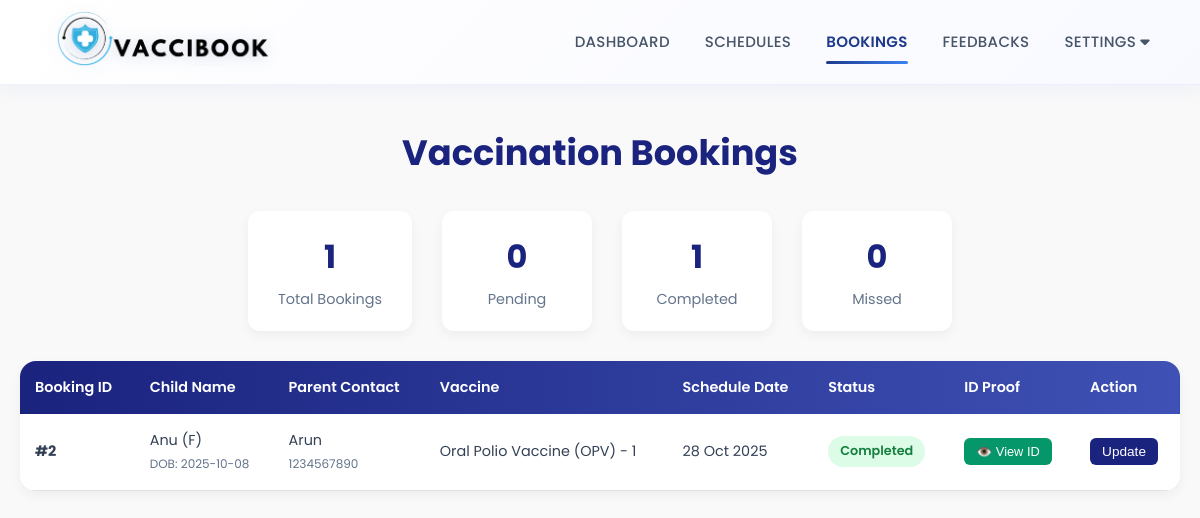
Screenshot of /healthcentre/bookings.php (signed in) with the database file from the repository.
### tables this page shows
CREATE TABLE IF NOT EXISTS `book` (
  `bid` int NOT NULL AUTO_INCREMENT,
  `pid` int NOT NULL,
  `sid` int NOT NULL,
  `cid` int NOT NULL,
  `bookdate` timestamp NOT NULL DEFAULT CURRENT_TIMESTAMP,
  `status` varchar(20) DEFAULT 'pending',
  `certificate` varchar(255) DEFAULT NULL,
  PRIMARY KEY (`bid`)
);

CREATE TABLE IF NOT EXISTS `child` (
  `cid` int NOT NULL AUTO_INCREMENT,
  `pid` int NOT NULL,
  `cname` varchar(20) NOT NULL,
  `dob` date NOT NULL,
  `gender` char(1) NOT NULL,
  `id_proof` varchar(180) NOT NULL,
  PRIMARY KEY (`cid`)
);

CREATE TABLE IF NOT EXISTS `parent` (
  `pid` int NOT NULL AUTO_INCREMENT,
  `pname` varchar(30) NOT NULL,
  `mob` char(11) NOT NULL,
  `pemail` varchar(40) NOT NULL,
  `passwd` varchar(10) NOT NULL,
  PRIMARY KEY (`pid`)
);

CREATE TABLE IF NOT EXISTS `vaccine` (
  `vid` int NOT NULL AUTO_INCREMENT,
  `vname` varchar(70) NOT NULL,
  `vimage` varchar(150) NOT NULL,
  `period` varchar(20) NOT NULL,
  PRIMARY KEY (`vid`)
);

CREATE TABLE IF NOT EXISTS `schedule` (
  `sid` int NOT NULL AUTO_INCREMENT,
  `vid` int NOT NULL,
  `hid` int NOT NULL,
  `date` date NOT NULL,
  `units` int NOT NULL,
  PRIMARY KEY (`sid`)
);

### classes/DataAccess.class.php (called while the page is built, shortened)
<?php
class DataAccess
{
	private $_con,$_query,$_errors;
	public function __construct()
	{
		if(!$this->_con=mysqli_connect(DB_HOST,DB_USER,DB_PASSWORD,DB_NAME))
		{
			die("connection Error");
		}
	}
	public function query($query)
	{
		if(isset($query))
		{
			$words=explode(' ',$query);
			$this->_query=$query;
			$res=mysqli_query($this->_con,$this->_query);
			if($words[0]=='select' || $words[0]=='Select' || $words[0]=='SELECT')
			{
				if(mysqli_num_rows($res))
				{
					$dataArr=array();
					while($row=mysqli_fetch_assoc($res))
					{
						$dataArr[] = $row;
					}
					return $dataArr;
				}
				else
				{
					return false;
				}
			}
		}
	}
}
?>

### healthcentre/bookings.php (the view, shortened to what this page needs)
<?php
$dao = new DataAccess();
include('header.php');
$healthCentre = $_SESSION['healthcentre'] ?? null;
$hid = $healthCentre['hid'] ?? 0;
$sql = "SELECT b.bid, b.bookdate, b.status, b.certificate,
               c.cname, c.gender, c.dob, c.id_proof, c.cid,
               v.vname, s.date as schedule_date, s.sid,
               p.pname as parent_name, p.mob as parent_mob
        FROM book b
        JOIN child c ON b.cid = c.cid
        JOIN parent p ON b.pid = p.pid
        JOIN schedule s ON b.sid = s.sid
        JOIN vaccine v ON s.vid = v.vid
        WHERE s.hid = $hid
        ORDER BY s.date DESC, b.bookdate DESC";
$bookings = $dao->query($sql);
?>
<div class="page-title">Vaccination Bookings</div>
<div class="bookings-container">
    <?php if (!empty($bookings)) {
        $total = count($bookings);
        $pending = 0;
        $completed = 0;
        $missed = 0;
        foreach ($bookings as $b) {
            switch($b['status']) {
                case 'completed': $completed++; break;
            }
        }
    ?>
        <div class="stats-bar">
            <div class="stat-card">
                <div class="stat-number"><?= $total ?></div>
                <div class="stat-label">Total Bookings</div>
            </div>
            <div class="stat-card">
                <div class="stat-number"><?= $pending ?></div>
                <div class="stat-label">Pending</div>
            </div>
            <div class="stat-card">
                <div class="stat-number"><?= $completed ?></div>
                <div class="stat-label">Completed</div>
            </div>
            <div class="stat-card">
                <div class="stat-number"><?= $missed ?></div>
                <div class="stat-label">Missed</div>
            </div>
        </div>
        <div class="bookings-table">
            <table>
                <thead>
                    <tr>
                        <th>Booking ID</th>
                        <th>Child Name</th>
                        <th>Parent Contact</th>
                        <th>Vaccine</th>
                        <th>Schedule Date</th>
                        <th>Status</th>
                        <th>ID Proof</th>
                        <th>Action</th>
                    </tr>
                </thead>
                <tbody>
                    <?php foreach ($bookings as $b) {
                        $gender = ($b['gender'] == 'M' || $b['gender'] == 'm') ? 'M' : 'F';
                        $statusClass = 'status-' . strtolower($b['status']);
                    ?>
                        <tr>
                            <td><strong>#<?= $b['bid'] ?></strong></td>
                            <td>
                                <?= htmlspecialchars($b['cname']) ?> (<?= $gender ?>)<br>
                                <small style="color:#64748b;">DOB: <?= $b['dob'] ?></small>
                            </td>
                            <td>
                                <?= htmlspecialchars($b['parent_name']) ?><br>
                                <small style="color:#64748b;"><?= $b['parent_mob'] ?></small>
                            </td>
                            <td><?= htmlspecialchars($b['vname']) ?></td>
                            <td><?= date('d M Y', strtotime($b['schedule_date'])) ?></td>
                            <td>
                                <span class="status-badge <?= $statusClass ?>">
                                    <?= ucfirst($b['status']) ?>
                                </span>
                            </td>
                            <td>
                                <?php if (!empty($b['id_proof'])): ?>
                                    <button class="btn-action" onclick="window.open('view_id_proof.php?cid=<?= $b['cid'] ?>', '_blank')"
                                            style="background: #059669; font-size: 0.8rem;">
                                        👁️ View ID
                                    </button>
                                <?php else: ?>
                                    <span style="color: #94a3b8; font-size: 0.8rem;">Not provided</span>
                                <?php endif; ?>
                            </td>
                            <td>
                                <button class="btn-action" onclick="openModal(<?= htmlspecialchars(json_encode($b)) ?>)">
                                    Update
                                </button>
                            </td>
                        </tr>
                    <?php } ?>
                </tbody>
            </table>
        </div>
    <?php } ?>
</div>

### healthcentre/assets/css/modern-theme.css (style rules this page uses)
:root { --primary-gradient: linear-gradient(135deg, #1e3a8a 0%, #3b82f6 100%); --secondary-gradient: linear-gradient(135deg, #0ea5e9 0%, #06b6d4 100%); --blue-gradient: linear-gradient(135deg, #3b82f6 0%, #06b6d4 100%); --light-blue-gradient: linear-gradient(135deg, #dbeafe 0%, #e0f2fe 100%); --accent-gradient: linear-gradient(135deg, #60a5fa 0%, #38bdf8 100%); --primary-color: #1e3a8a; --secondary-color: #3b82f6; --accent-color: #06b6d4; --text-dark: #2d3748; --text-light: #718096; --bg-light: #f7fafc; --card-bg: #ffffff; --shadow-sm: 0 2px 8px rgba(0, 0, 0, 0.05); --shadow-md: 0 4px 16px rgba(0, 0, 0, 0.08); --shadow-lg: 0 8px 24px rgba(0, 0, 0, 0.12); --shadow-xl: 0 12px 32px rgba(0, 0, 0, 0.15); --radius-sm: 8px; --radius-md: 12px; --radius-lg: 16px; --radius-xl: 20px; }
* { box-sizing: border-box; }
body { font-family: 'Poppins', 'Segoe UI', Tahoma, Geneva, Verdana, sans-serif; background: linear-gradient(135deg, #f5f7fa 0%, #c3cfe2 100%); background-attachment: fixed; color: var(--text-dark); line-height: 1.6; }
html { scroll-behavior: smooth; }

### healthcentre/header.php (style rules this page uses)
* { margin: 0; padding: 0; box-sizing: border-box; }
body { font-family: 'Poppins', sans-serif; background: linear-gradient(135deg, #f5f7fa 0%, #e8eef5 100%); background-attachment: fixed; color: #0f172a; }

### healthcentre/bookings.php (style rules this page uses)
body { font-family: 'Poppins', sans-serif; background: #f9f9f9; }
.page-title { text-align: center; font-size: 2.2rem; font-weight: 700; margin: 40px 0 30px; color: #1a237e; }
.bookings-container { max-width: 1400px; margin: 0 auto 60px; padding: 0 20px; }
.stats-bar { display: flex; justify-content: center; gap: 30px; margin-bottom: 30px; flex-wrap: wrap; }
.stat-card { background: white; padding: 20px 30px; border-radius: 12px; box-shadow: 0 4px 12px rgba(0,0,0,0.05); text-align: center; min-width: 150px; }
.stat-number { font-size: 2rem; font-weight: 700; color: #1a237e; }
.stat-label { font-size: 0.9rem; color: #64748b; margin-top: 5px; }
.bookings-table { background: white; border-radius: 16px; overflow: hidden; box-shadow: 0 4px 12px rgba(0,0,0,0.05); }
table { width: 100%; border-collapse: collapse; }
thead { background: linear-gradient(90deg, #1a237e, #3f51b5); color: white; }
thead th { padding: 15px; text-align: left; font-weight: 600; font-size: 0.9rem; }
tbody tr { border-bottom: 1px solid #e0e0e0; transition: background 0.3s; }
tbody td { padding: 15px; font-size: 0.9rem; color: #334155; }
.status-badge { padding: 5px 12px; border-radius: 20px; font-size: 0.8rem; font-weight: 600; display: inline-block; }
.status-completed { background: #dcfce7; color: #15803d; }
.btn-action { padding: 6px 12px; border: none; border-radius: 6px; background: #1a237e; color: white; cursor: pointer; font-size: 0.85rem; transition: 0.3s; }

### rows the page displays
book: bid "2", cid.cname "Anu", cid.gender "F", cid.dob "2025-10-08", pid.pname "Arun", pid.mob "1234567890", vaccine.vname "Oral Polio Vaccine (OPV) - 1", sid.date "28 Oct 2025", status "Completed"

### other values shown
$total "1"
$pending "0"
$completed "1"
$missed "0"
